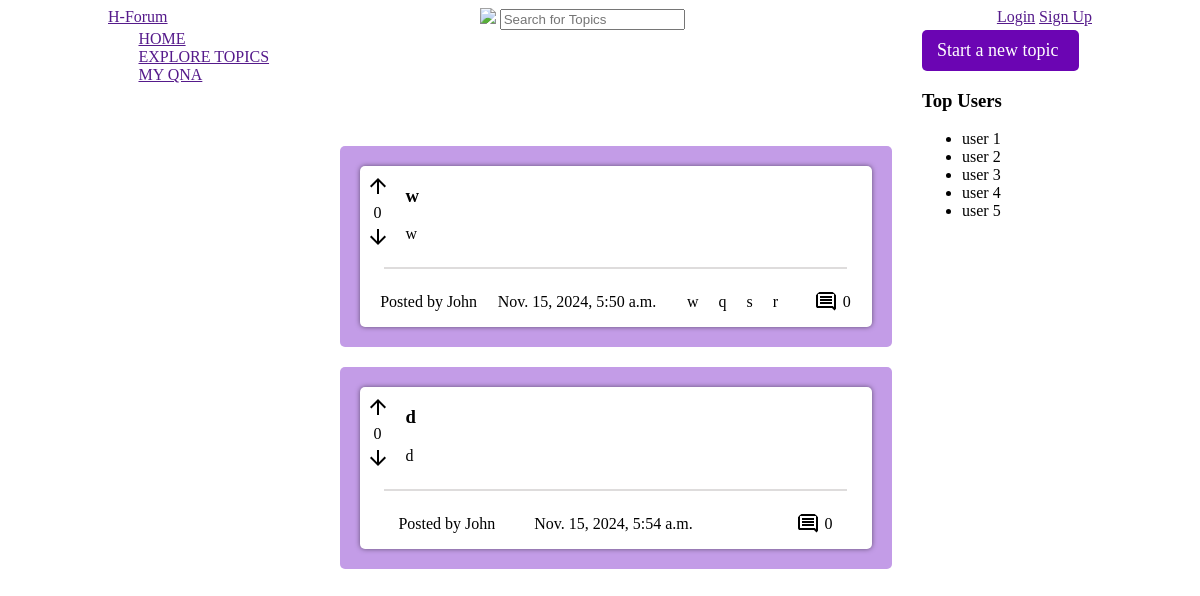
The app's page /, older data.
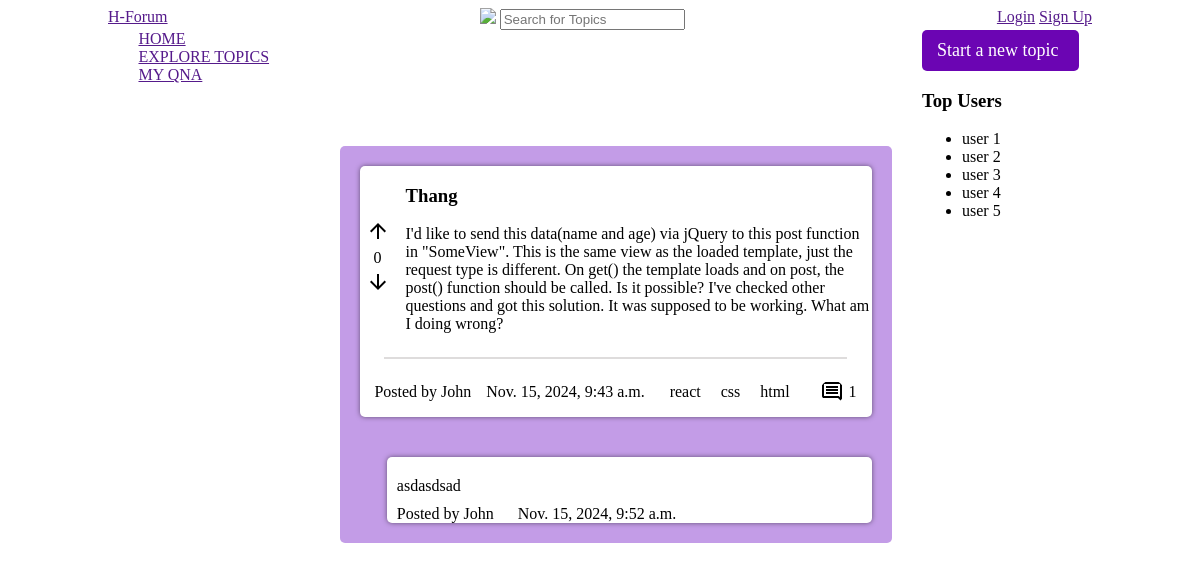
The same page, newer data.
### comment/models.py (models this page shows, shortened)
class Post(models.Model):
    title = models.CharField(max_length=100)
    content = models.TextField()
    author = models.ForeignKey(Author, on_delete=models.CASCADE)
    tags = models.ManyToManyField(Tag)
    slug = models.SlugField(unique=True, db_index=True)
    votes = models.IntegerField(default=0)
    comments = models.ManyToManyField(Comment, related_name="posts_related")
    created_at = models.DateTimeField(auto_now_add=True)
    updated_at = models.DateTimeField(auto_now=True)

class Author(models.Model):
    first_name = models.CharField(max_length=100)
    last_name = models.CharField(max_length=100)
    email_address = models.EmailField()
    def __str__(self):
        return self.first_name

class Tag(models.Model):
    caption = models.CharField(max_length=100)

class Comment(models.Model):
    post = models.ForeignKey(
        "Post", on_delete=models.CASCADE, related_name="comments_related"
    )
    content = models.TextField(default=" ")
    created_at = models.DateTimeField(auto_now_add=True)
    author = models.ForeignKey(Author, on_delete=models.CASCADE)

### comment/views.py (the view)
# urls.py: path("", views.index, name="home"),
def index(request):
    posts = Post.objects.all()
    if request.method == "POST":
        print(request.POST)
        form = commentsForm(request.POST)
        post_id = request.POST.get("post_id")
        post = get_object_or_404(Post, id=post_id)
        if form.is_valid():
            comment = form.save(commit=False)
            comment.post = post
            comment.author = Author.objects.create(
                first_name="John", last_name="Doe", email_address="test@example.com"
            )
            comment.save()
            post.comments.add(comment)
            return redirect("home")
        else:
            return JsonResponse({"error": form.errors})
    else:
        form = commentsForm()
    return render(
        request,
        "comment/index.html",
        {"posts": posts, "form": form},
    )

### comment/forms.py
class commentsForm(forms.ModelForm):
    content = forms.CharField(
        required=True,
        widget=forms.Textarea(
            attrs={
                "class": "form-control__comment--input",
                "placeholder": "Enter your comment here",
                "cols": "93",
                "rows": "5",
            }
        ),
    )
    class Meta:
        model = Comment
        fields = [
            "content",
        ]

### comment/templates/comment/index.html (shortened to what this page needs)
{% extends 'base.html' %} {% load static %}  {%block css %}
<link rel="stylesheet" href="{% static 'comment/index.css' %}" />
{% endblock %}
{% block content %}
<section id="all-posts">
  <ul class="list_all_post--center">
    {% for post in posts %}
    <li class="comment">
      <div class="topic_content--white">
        <div class="upper_section">
          <div class="votes--inline-block">
            <button type="submit" class="btn-nostyle">
              <svg xmlns="http://www.w3.org/2000/svg" height="24px" viewBox="0 -960 960 960" width="24px" fill="#000000">
                <path d="M440-160v-487L216-423l-56-57 320-320 320 320-56 57-224-224v487h-80Z"/>
              </svg>
            </button>
            <p style="text-align: center">{{ post.votes }}</p>
            <button type="submit" class="btn-nostyle">
              <svg xmlns="http://www.w3.org/2000/svg" height="24px" viewBox="0 -960 960 960" width="24px" fill="#000000">
                <path d="M440-800v487L216-537l-56 57 320 320 320-320-56-57-224 224v-487h-80Z"/>
              </svg>
            </button>
          </div>
          <div class="title__content--columns">
            <h3>{{ post.title }}</h3>
            <p>{{ post.content }}</p>
          </div>
        </div>
        <hr />
        <div class="lower_section">
          <p>Posted by {{ post.author }}</p>
          <p>{{ post.created_at }}</p>
          <div class="tags--center">
            {% for tag in post.tags.all %}
            <span class="tag">{{ tag.caption }}</span>
            {% endfor %}
          </div>
          <div class="message_count" data-post-id="{{ post.id }}">
            <img src="{% static 'comment/comment.svg' %}" alt="message count" />{{ post.comments.count }}
          </div>
        </div>
      </div>
            {% for comment in post.comments.all %}
            <div class="comments--center">
            <span class="comment_content">{{ comment.content }}</span>
            <div class="info">
            <span class="comment_author"> Posted by {{ comment.author }}</span>
            <span class="comment_author"> {{ comment.created_at }}</span>
            </div>
            </div>
            {% endfor %}
    </li>
    {% endfor %}
  </ul>
</section>
{% endblock %}

Row changes from the older to the newer data that the page shows:
removed Tag: caption "r"
removed Post: votes "0", title "d", content "d", author "John", created_at "Nov. 15, 2024, 5:54 a.m.", comments.count "0"
changed Post "John": title "w" → "Thang"; content "w" → "I'd like to send this data(name and age) via jQuery to this post function in \"SomeView\". This is the same view as the loaded template, just the request type is different. On get() the template loads and on post, the post() function should be called. Is it possible? I've checked other questions and got this solution. It was supposed to be working. What am I doing wrong?"; created_at "Nov. 15, 2024, 5:50 a.m." → "Nov. 15, 2024, 9:43 a.m."; comments.count "0" → "1"
changed Tag: caption "w" → "react"
changed Tag: caption "q" → "css"
changed Tag: caption "s" → "html"
added Comment: content "asdasdsad", author "John", created_at "Nov. 15, 2024, 9:52 a.m."
